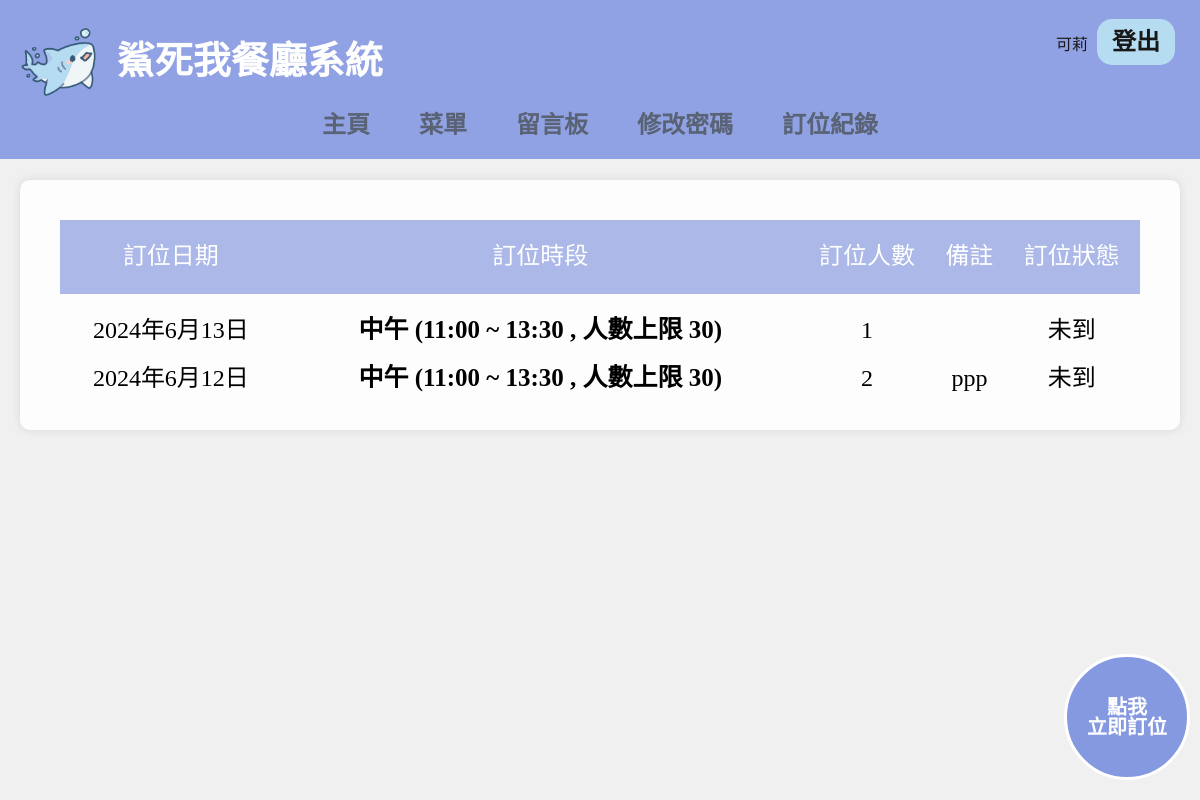
Page /reserveAll/ (signed in) on the earlier database version.
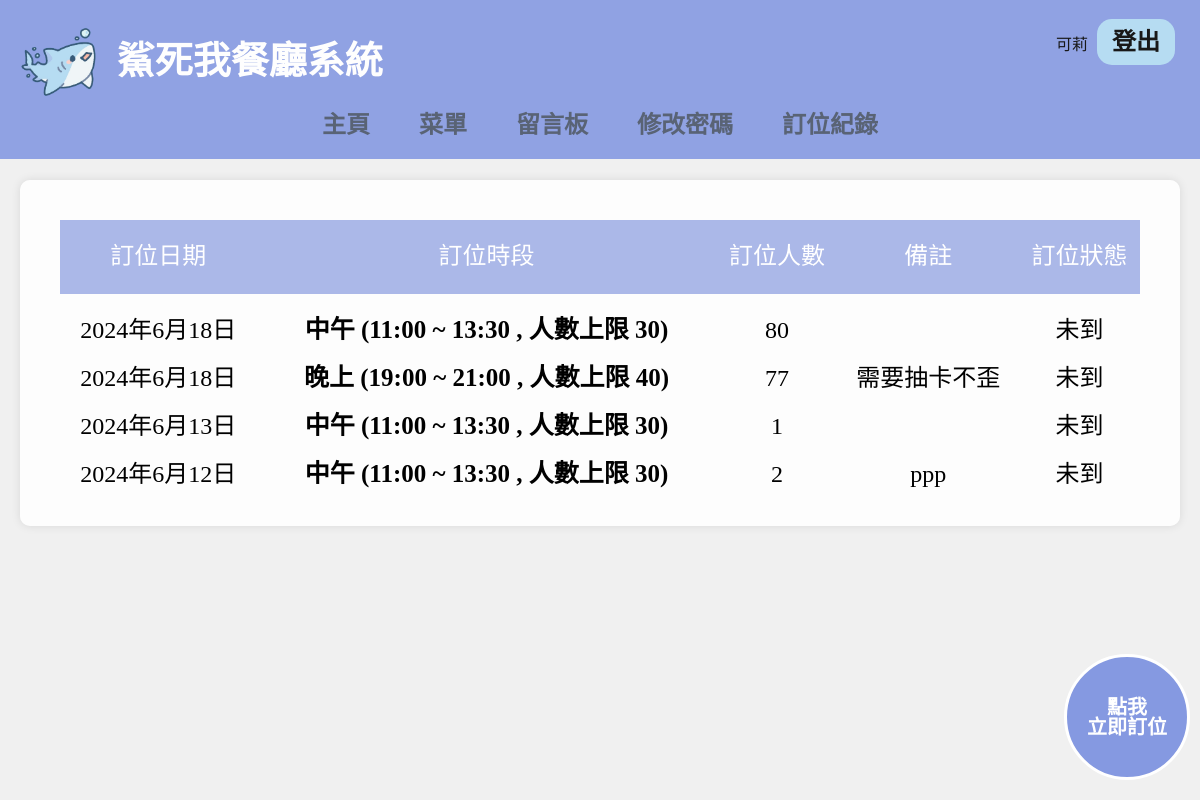
Same page on the later database version.
### customer/models.py (models this page shows)
class Reserve(models.Model):
    customer=models.ForeignKey(User, on_delete=models.CASCADE)
    numberOfPeople=models.IntegerField()
    date=models.DateField()
    time=models.ForeignKey(Time, on_delete=models.CASCADE)
    note=models.TextField(null=True, max_length=20)
    alternate=models.BooleanField(default=False)
    isCome=models.BooleanField(default=False)

class Time(models.Model):
    name=models.CharField(max_length=50)
    timeStart=models.TimeField()
    timeEnd=models.TimeField()
    numberOfPeopleMax=models.IntegerField(default=100)
    def __str__(self):
        return f"{self.name} ({self.timeStart.strftime('%H:%M')} ~ {self.timeEnd.strftime('%H:%M')} , 人數上限 {self.numberOfPeopleMax})"

### customer/views.py (the view)
# urls.py: path('reserveAll/', reserveAll, name='reserveAll'), #訂位記錄查看
def reserveAll(request):
    if request.user.is_active:
        if request.user.is_superuser:
            form=ReserveSearchForm()
            reserve=Reserve.objects.filter(date__range=[datetime.now().date(), datetime.now().date() + timedelta(days=6)]).order_by('date')
            return render(request, 'reserveManage.html', locals())
        reserve=Reserve.objects.filter(customer=request.user).order_by('-date')
        return render(request, 'reserve.html', locals())
    msg='尚未登入不可查看訂位，請先登入'
    return render(request, 'error.html', locals())

### template/html/reserve.html (shortened to what this page needs)
<!DOCTYPE html>
<html lang="zh-TW">
<head>
</head>
<body>
    {% include 'header.html' %}
    <div class="page-container">
        <div class="reservation-box">
            <table>
                <thead>
                    <tr>
                        <th>訂位日期</th>
                        <th>訂位時段</th>
                        <th>訂位人數</th>
                        <th>備註</th>
                        <th>訂位狀態</th>
                    </tr>
                </thead>
                <tbody>
                    {% if reserve %}
                        {% for r in reserve %}
                        <tr>
                            <td>{{ r.date }}</td>
                            <td>{{ r.time }}</td>
                            <td>{{ r.numberOfPeople }}</td>
                            <td>{{ r.note }}</td>
                            <td>{% if r.isCome %}已到{% else %}未到{% endif %}</td>
                        </tr>
                        {% endfor %}
                    {% else %}
                    <tr>
                        <td colspan="5">沒有紀錄</td>
                    </tr>
                    {% endif %}
                </tbody>
            </table>
        </div>
    </div>
</body>
</html>

Differences in the rows shown:
added Reserve: date "2024年6月18日", time "中午 (11:00 ~ 13:30 , 人數上限 30)", numberOfPeople "80", isCome "未到"
added Reserve: date "2024年6月18日", time "晚上 (19:00 ~ 21:00 , 人數上限 40)", numberOfPeople "77", note "需要抽卡不歪", isCome "未到"
